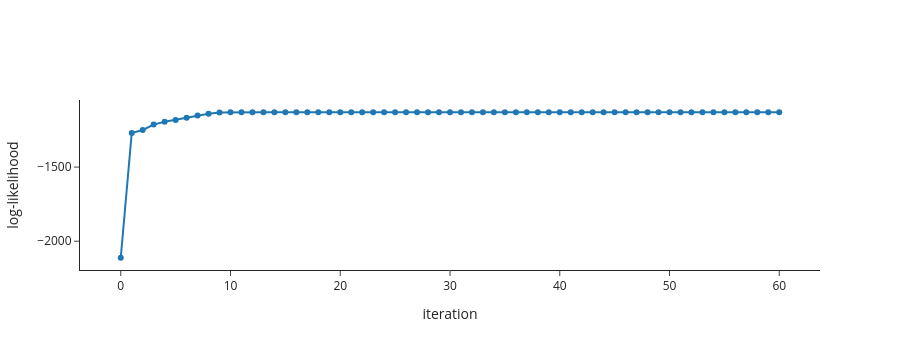

Source (notebook cell):
### Markdown cell above
## 2. Two dimensions: Old Faithful
Eruption duration and waiting time (minutes), saved from seaborn's `geyser` dataset.

### Code cell
import pandas as pd
X = pd.read_csv("data/old_faithful.csv")[["duration", "waiting"]].to_numpy(float)
# a deliberately poor start: centres where there are no eruptions
pi, mu, cov = np.ones(2) / 2, np.array([[2.0, 90.0], [4.5, 50.0]]), np.array([np.diag([1.0, 100.0])] * 2)
lls = [loglik(X, pi, mu, cov)]
for it in range(60):
    pi, mu, cov = m_step(X, e_step(X, pi, mu, cov))
    lls.append(loglik(X, pi, mu, cov))
print("log-likelihood at iterations 0, 1, 5, 10, 60:", np.round([lls[i] for i in (0, 1, 5, 10, 60)], 1))
print("weights", pi, "\nmeans\n", mu)
gm = GaussianMixture(2, n_init=5, random_state=0).fit(X)
print("scikit-learn log-likelihood:", round(gm.score(X) * len(X), 1))
fig = go.Figure(go.Scatter(y=lls, mode="lines+markers"))
fig.update_layout(template="simple_white", xaxis_title="iteration", yaxis_title="log-likelihood", height=350)
fig.show()

### Figure 1 — Plotly figure (JSON) as saved in the notebook; plotly's stock layout.template omitted (floating-point values rounded to 4 significant figures)
{"data": [{"mode": "lines+markers", "type": "scatter", "y": [-2111.0, -1270.0, -1250.0, -1214.0, -1195.0, -1182.0, -1167.0, -1152.0, -1140.0, -1132.0, -1130.0, -1130.0, -1130.0, -1130.0, -1130.0, -1130.0, -1130.0, -1130.0, -1130.0, -1130.0, -1130.0, -1130.0, -1130.0, -1130.0, -1130.0, -1130.0, -1130.0, -1130.0, -1130.0, -1130.0, -1130.0, -1130.0, -1130.0, -1130.0, -1130.0, -1130.0, -1130.0, -1130.0, -1130.0, -1130.0, -1130.0, -1130.0, -1130.0, -1130.0, -1130.0, -1130.0, -1130.0, -1130.0, -1130.0, -1130.0, -1130.0, -1130.0, -1130.0, -1130.0, -1130.0, -1130.0, -1130.0, -1130.0, -1130.0, -1130.0, -1130.0]}], "layout": {"height": 350, "xaxis": {"title": {"text": "iteration"}}, "yaxis": {"title": {"text": "log-likelihood"}}}}
